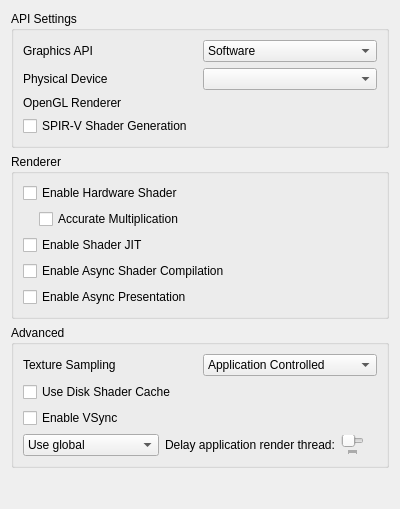
<?xml version="1.0" encoding="UTF-8"?>
<ui version="4.0">
 <class>ConfigureGraphics</class>
 <widget class="QWidget" name="ConfigureGraphics">
  <property name="geometry">
   <rect>
    <x>0</x>
    <y>0</y>
    <width>400</width>
    <height>509</height>
   </rect>
  </property>
  <property name="minimumSize">
   <size>
    <width>0</width>
    <height>0</height>
   </size>
  </property>
  <property name="windowTitle">
   <string>Form</string>
  </property>
  <property name="accessibleName">
   <string>Graphics</string>
  </property>
  <layout class="QVBoxLayout" name="verticalLayout">
   <item>
    <widget class="QGroupBox" name="apiBox">
     <property name="title">
      <string>API Settings</string>
     </property>
     <layout class="QVBoxLayout" name="verticalLayout_3">
      <item>
       <widget class="QWidget" name="graphics_api_group" native="true">
        <layout class="QHBoxLayout" name="graphics_api_group_2">
         <property name="leftMargin">
          <number>0</number>
         </property>
         <property name="topMargin">
          <number>0</number>
         </property>
         <property name="rightMargin">
          <number>0</number>
         </property>
         <property name="bottomMargin">
          <number>0</number>
         </property>
         <item>
          <widget class="QLabel" name="graphics_api_label">
           <property name="text">
            <string>Graphics API</string>
           </property>
          </widget>
         </item>
         <item>
          <widget class="QComboBox" name="graphics_api_combo">
           <item>
            <property name="text">
             <string>Software</string>
            </property>
           </item>
           <item>
            <property name="text">
             <string>OpenGL</string>
            </property>
           </item>
           <item>
            <property name="text">
             <string>Vulkan</string>
            </property>
           </item>
          </widget>
         </item>
        </layout>
       </widget>
      </item>
      <item>
       <widget class="QWidget" name="physical_device_group" native="true">
        <layout class="QHBoxLayout" name="physical_device_group_2">
         <property name="leftMargin">
          <number>0</number>
         </property>
         <property name="topMargin">
          <number>0</number>
         </property>
         <property name="rightMargin">
          <number>0</number>
         </property>
         <property name="bottomMargin">
          <number>0</number>
         </property>
         <item>
          <widget class="QLabel" name="physical_device_label">
           <property name="text">
            <string>Physical Device</string>
           </property>
          </widget>
         </item>
         <item>
          <widget class="QComboBox" name="physical_device_combo"/>
         </item>
        </layout>
       </widget>
      </item>
      <item>
       <widget class="QWidget" name="opengl_renderer_group" native="true">
        <layout class="QHBoxLayout" name="opengl_renderer_group_2">
         <property name="leftMargin">
          <number>0</number>
         </property>
         <property name="topMargin">
          <number>0</number>
         </property>
         <property name="rightMargin">
          <number>0</number>
         </property>
         <property name="bottomMargin">
          <number>0</number>
         </property>
         <item>
          <widget class="QLabel" name="opengl_renderer_label">
           <property name="text">
            <string>OpenGL Renderer</string>
           </property>
          </widget>
         </item>
         <item>
          <widget class="QLabel" name="opengl_renderer_name_label"/>
         </item>
        </layout>
       </widget>
      </item>
      <item>
       <widget class="QCheckBox" name="spirv_shader_gen">
        <property name="text">
         <string>SPIR-V Shader Generation</string>
        </property>
       </widget>
      </item>
     </layout>
    </widget>
   </item>
   <item>
    <widget class="QGroupBox" name="rendererBox">
     <property name="title">
      <string>Renderer</string>
     </property>
     <layout class="QVBoxLayout" name="verticalLayout_6">
      <item>
       <widget class="QWidget" name="hw_renderer_group" native="true">
        <layout class="QVBoxLayout" name="verticalLayout_5">
         <property name="leftMargin">
          <number>0</number>
         </property>
         <property name="topMargin">
          <number>0</number>
         </property>
         <property name="rightMargin">
          <number>0</number>
         </property>
         <property name="bottomMargin">
          <number>0</number>
         </property>
         <item>
          <widget class="QCheckBox" name="toggle_hw_shader">
           <property name="toolTip">
            <string>&lt;html&gt;&lt;head/&gt;&lt;body&gt;&lt;p&gt;Use the selected graphics API to accelerate shader emulation.&lt;/p&gt;&lt;p&gt;Requires a relatively powerful GPU for better performance.&lt;/p&gt;&lt;/body&gt;&lt;/html&gt;</string>
           </property>
           <property name="text">
            <string>Enable Hardware Shader</string>
           </property>
          </widget>
         </item>
         <item>
          <widget class="QWidget" name="hw_shader_group" native="true">
           <layout class="QVBoxLayout" name="verticalLayout_7">
            <property name="leftMargin">
             <number>16</number>
            </property>
            <property name="topMargin">
             <number>0</number>
            </property>
            <property name="rightMargin">
             <number>0</number>
            </property>
            <property name="bottomMargin">
             <number>0</number>
            </property>
            <item>
             <widget class="QCheckBox" name="toggle_accurate_mul">
              <property name="toolTip">
               <string>&lt;html&gt;&lt;head/&gt;&lt;body&gt;&lt;p&gt;Correctly handle all edge cases in multiplication operation in shaders. &lt;/p&gt;&lt;p&gt;Some applications requires this to be enabled for the hardware shader to render properly.&lt;/p&gt;&lt;p&gt;However this would reduce performance in most applications.&lt;/p&gt;&lt;/body&gt;&lt;/html&gt;</string>
              </property>
              <property name="text">
               <string>Accurate Multiplication</string>
              </property>
             </widget>
            </item>
           </layout>
          </widget>
         </item>
        </layout>
       </widget>
      </item>
      <item>
       <widget class="QCheckBox" name="toggle_shader_jit">
        <property name="toolTip">
         <string>&lt;html&gt;&lt;head/&gt;&lt;body&gt;&lt;p&gt;Use the JIT engine instead of the interpreter for software shader emulation. &lt;/p&gt;&lt;p&gt;Enable this for better performance.&lt;/p&gt;&lt;/body&gt;&lt;/html&gt;</string>
        </property>
        <property name="text">
         <string>Enable Shader JIT</string>
        </property>
       </widget>
      </item>
      <item>
       <widget class="QCheckBox" name="toggle_async_shaders">
        <property name="toolTip">
         <string>&lt;html&gt;&lt;head/&gt;&lt;body&gt;&lt;p&gt;Compile shaders using background threads to avoid shader compilation stutter. Expect temporary graphical glitches&lt;/p&gt;&lt;/body&gt;&lt;/html&gt;</string>
        </property>
        <property name="text">
         <string>Enable Async Shader Compilation</string>
        </property>
       </widget>
      </item>
      <item>
       <widget class="QCheckBox" name="toggle_async_present">
        <property name="toolTip">
         <string>&lt;html&gt;&lt;head/&gt;&lt;body&gt;&lt;p&gt;Perform presentation on separate threads. Improves performance when using Vulkan in most applications.&lt;/p&gt;&lt;/body&gt;&lt;/html&gt;</string>
        </property>
        <property name="text">
         <string>Enable Async Presentation</string>
        </property>
       </widget>
      </item>
     </layout>
    </widget>
   </item>
   <item>
    <widget class="QGroupBox" name="groupBox">
     <property name="title">
      <string>Advanced</string>
     </property>
     <layout class="QVBoxLayout" name="verticalLayout_2">
      <item>
       <widget class="QWidget" name="widget_texture_sampling" native="true">
        <layout class="QHBoxLayout" name="horizontalLayout_2">
         <property name="leftMargin">
          <number>0</number>
         </property>
         <property name="topMargin">
          <number>0</number>
         </property>
         <property name="rightMargin">
          <number>0</number>
         </property>
         <property name="bottomMargin">
          <number>0</number>
         </property>
         <item>
          <widget class="QLabel" name="texture_sampling_label">
           <property name="toolTip">
            <string>&lt;html&gt;&lt;head/&gt;&lt;body&gt;&lt;p&gt;Overrides the sampling filter used by applications. This can be useful in certain cases with poorly behaved applications when upscaling. If unsure, set this to Application Controlled&lt;/p&gt;&lt;/body&gt;&lt;/html&gt;</string>
           </property>
           <property name="text">
            <string>Texture Sampling</string>
           </property>
          </widget>
         </item>
         <item>
          <widget class="QComboBox" name="texture_sampling_combobox">
           <item>
            <property name="text">
             <string>Application Controlled</string>
            </property>
           </item>
           <item>
            <property name="text">
             <string>Nearest Neighbor</string>
            </property>
           </item>
           <item>
            <property name="text">
             <string>Linear</string>
            </property>
           </item>
          </widget>
         </item>
        </layout>
       </widget>
      </item>
      <item>
       <widget class="QCheckBox" name="toggle_disk_shader_cache">
        <property name="toolTip">
         <string>&lt;html&gt;&lt;head/&gt;&lt;body&gt;&lt;p&gt;Reduce stuttering by storing and loading generated shaders to disk.&lt;/p&gt;&lt;/body&gt;&lt;/html&gt;</string>
        </property>
        <property name="text">
         <string>Use Disk Shader Cache</string>
        </property>
       </widget>
      </item>
      <item>
       <widget class="QCheckBox" name="toggle_vsync_new">
        <property name="toolTip">
         <string>VSync prevents the screen from tearing, but some graphics cards have lower performance with VSync enabled. Keep it enabled if you don't notice a performance difference.</string>
        </property>
        <property name="text">
         <string>Enable VSync</string>
        </property>
       </widget>
      </item>
      <item>
        <widget class="QWidget" name="delay_render_layout" native="true">
          <layout class="QHBoxLayout" name="delay_render_layout_inner">
            <property name="leftMargin">
              <number>0</number>
            </property>
            <property name="topMargin">
              <number>0</number>
            </property>
            <property name="rightMargin">
              <number>0</number>
            </property>
            <property name="bottomMargin">
              <number>0</number>
            </property>
            <item>
              <widget class="QComboBox" name="delay_render_combo">
                <item>
                  <property name="text">
                    <string>Use global</string>
                  </property>
                </item>
                <item>
                  <property name="text">
                    <string>Use per-application</string>
                  </property>
                </item>
              </widget>
            </item>
            <item>
              <widget class="QLabel" name="label_delay_render">
                <property name="text">
                  <string>Delay application render thread:</string>
                </property>
                <property name="toolTip">
                  <string>&lt;html&gt;&lt;head/&gt;&lt;body&gt;&lt;p&gt;Delays the emulated application render thread the specified amount of milliseconds every time it submits render commands to the GPU.&lt;/p&gt;&lt;p&gt;Adjust this feature in the (very few) dynamic framerate applications to fix performance issues.&lt;/p&gt;&lt;/body&gt;&lt;/html&gt;</string>
                </property>
              </widget>
            </item>
            <item>
              <widget class="QSlider" name="delay_render_slider">
                <property name="minimum">
                  <number>0</number>
                </property>
                <property name="maximum">
                  <number>16000</number>
                </property>
                <property name="singleStep">
                  <number>100</number>
                </property>
                <property name="pageStep">
                  <number>250</number>
                </property>
                <property name="value">
                  <number>0</number>
                </property>
                <property name="orientation">
                  <enum>Qt::Horizontal</enum>
                </property>
                <property name="tickPosition">
                  <enum>QSlider::TicksBelow</enum>
                </property>
              </widget>
            </item>
            <item>
              <widget class="QLabel" name="delay_render_display_label">
                <property name="text">
                  <string/>
                </property>
                <property name="alignment">
                  <set>Qt::AlignRight|Qt::AlignTrailing|Qt::AlignVCenter</set>
                </property>
              </widget>
            </item>
          </layout>
        </widget>
      </item>
     </layout>
    </widget>
   </item>
   <item>
    <spacer name="verticalSpacer">
     <property name="orientation">
      <enum>Qt::Vertical</enum>
     </property>
     <property name="sizeHint" stdset="0">
      <size>
       <width>20</width>
       <height>270</height>
      </size>
     </property>
    </spacer>
   </item>
  </layout>
 </widget>
 <tabstops>
  <tabstop>toggle_accurate_mul</tabstop>
  <tabstop>toggle_shader_jit</tabstop>
  <tabstop>toggle_disk_shader_cache</tabstop>
  <tabstop>toggle_vsync_new</tabstop>
 </tabstops>
 <resources/>
 <connections/>
</ui>
